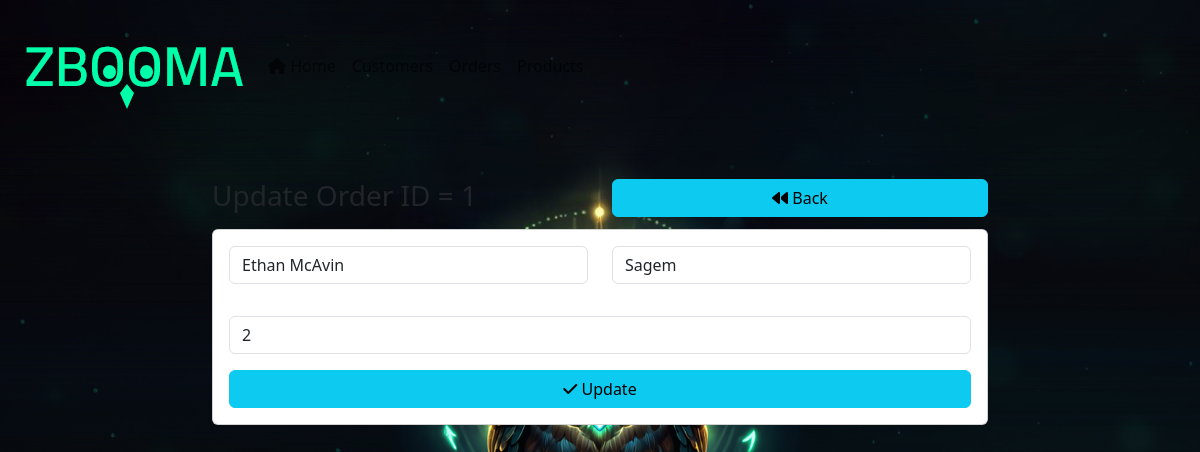
The app's page /app/orders/edit.php?edit=1 with its own data.
### tables this page shows
CREATE TABLE orders (
    order_id INT NOT NULL AUTO_INCREMENT,
    customer_id INT,
    product_id INT,
    amount INT,
    date DATE,
    PRIMARY KEY (order_id),
    FOREIGN KEY (customer_id) REFERENCES customers(customer_id)
    ON DELETE CASCADE
    ON UPDATE CASCADE,
    FOREIGN KEY (product_id) REFERENCES products(product_id)
    ON DELETE CASCADE
    ON UPDATE CASCADE
);

create table customers (
	customer_id INT NOT NULL AUTO_INCREMENT,
	customer_firstName VARCHAR(50) DEFAULT 'Guest' ,
	customer_lastName VARCHAR(50),
	customer_gender VARCHAR(50),
	PRIMARY KEY(customer_id)
);

create table products (
	product_id INT NOT NULL AUTO_INCREMENT,
	product_name VARCHAR(50) DEFAULT 'Just product',
	product_price INT NOT NULL,
	PRIMARY KEY(product_id)
);

### app/orders/edit.php (the view, shortened to what this page needs)
<?php
include_once "../../shared/db_connection.php";
include_once "../../shared/head.php";
include_once "../../shared/navbar.php";
$select_customers_query = "SELECT * FROM customers";
$customers_data = mysqli_query($conn, $select_customers_query);
$select_products_query = "SELECT * FROM products";
$products_data = mysqli_query($conn, $select_products_query);
if (isset($_GET['edit'])) {
    $update_one_data_id = $_GET['edit'];
    $update_one_data_query = "SELECT * FROM orders WHERE order_id = $update_one_data_id;";
    $update_one_data = mysqli_query($conn, $update_one_data_query);
    $one_data = mysqli_fetch_assoc($update_one_data);
}
?>
<main>
    <div class="container col-md-8 my-5">
        <div class="row my-2">
            <div class="col-md-6">
                <h3>Update Order ID = <?= $one_data['order_id'] ?></h3>
            </div>
            <div class="col-md-6">
                <div class="d-grid">
                    <a href="./list.php" class="flaot-end btn btn-info"><i class="fa-solid fa-backward"></i> Back</a>
                </div>
            </div>
        </div>
        <div class="card">
            <div class="card-body">
                <form method="post">
                    <div class="row mb-3">
                        <div class="col-md-6 mb-3">
                            <div class="form-group">
                                <select name="customer_id" class="form-control" required>
                                    <?php foreach ($customers_data as $customer_data): ?>
                                        <option value="<?= $customer_data['customer_id']; ?>"
                                            <?= $one_data['customer_id'] == $customer_data['customer_id'] ? 'selected' : ''; ?>>
                                            <?= $customer_data['customer_firstName'] . " " . $customer_data['customer_lastName']; ?>
                                        </option>
                                    <?php endforeach; ?>
                                </select>
                            </div>
                        </div>
                        <div class="col-md-6">
                            <div class="form-group">
                                <select name="product_id" class="form-control" required>
                                    <?php foreach ($products_data as $product_data): ?>
                                        <option value="<?= $product_data['product_id']; ?>"
                                            <?= $one_data['product_id'] == $product_data['product_id'] ? 'selected' : ''; ?>>
                                            <?= $product_data['product_name']; ?>
                                        </option>
                                    <?php endforeach; ?>
                                </select>
                            </div>
                        </div>
                    </div>
                    <div class="form-group mb-3">
                        <input type="number" name="amount" class="form-control" placeholder="Amount" value="<?= $one_data['amount']; ?>" required>
                    </div>
                    <div class="d-grid">
                        <button class="btn btn-info" name="update"><i class="fa-solid fa-check"></i> Update</button>
                    </div>
                </form>
            </div>
        </div>
    </div>
</main>
<?php
include_once "../../shared/script.php";
?>

### shared/head.php (style rules this page uses)
body { background: url('../media/background-img.png') no-repeat center center / cover; height: 100vh; margin: 0; }

### records on screen
orders: order_id "1", customer_id "Ethan McAvin", product_id "Sagem", amount "2"
